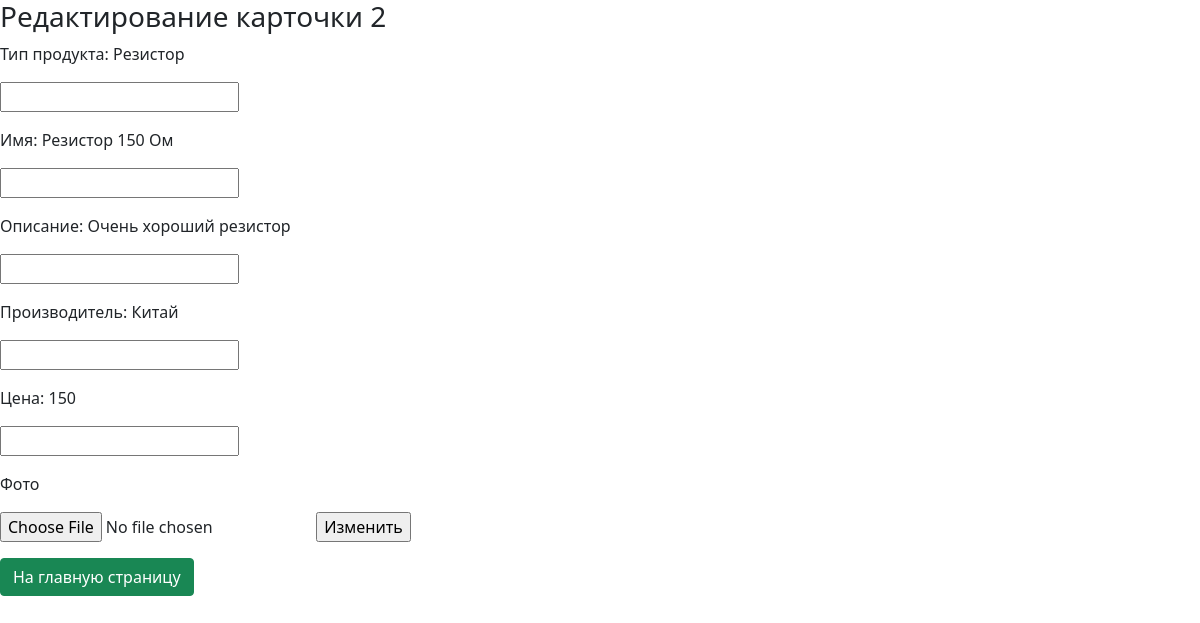
/cards/Edit/2 (signed in), run on the app's committed database.
### models.py (models this page shows)
class Product(db.Model):
   id = db.Column(db.Integer,
                  primary_key=True,
                  autoincrement=True,
                  nullable=False,
                  unique=True)
   p_type = db.Column(db.String(80),
                        unique=False,
                        nullable=False)
   p_name = db.Column(db.String(120),
                     unique=True,
                     nullable=False)
   p_description = db.Column(db.String(80),
                        unique=False,
                        nullable=False)
   p_industry = db.Column(db.String(80),
                        unique=False,
                        nullable=False)
   p_price = db.Column(db.String(80),
                        unique=False,
                        nullable=False)
   p_filename = db.Column(db.String(80),
                        unique=True,
                        nullable=False)
   middle_count = db.Column(db.String(80),
                        unique=False,
                        nullable=False)

### routes.py (the view)
@app.route('/cards/Edit/<int:id>',methods=['GET', 'POST'])
def Edit(id):
    res_f = db.engine.execute(f'SELECT * FROM product WHERE id = {id}')
    for i in res_f:
        l_f = {}
        p = 0
        for a in i:
            l_f[p] = a
            p+=1
    if(session['user_status'] == 'admin'):
        if request.method == 'POST' :
            p_type = request.form.get("product_type")
            p_name = request.form.get("product_name")
            p_description = request.form.get("description")
            p_industry = request.form.get("industry")
            p_price = request.form.get("price")
            f = request.files["file"]
            if p_type != "":
                db.session.execute(f'UPDATE product SET p_type = "{p_type}" WHERE id = {id}')
                db.session.commit()
            if p_name != "":
                db.session.execute(f'UPDATE product SET p_name = "{p_name}" WHERE id = {id}')
                db.session.commit()
            if p_description != "":
                db.session.execute(f'UPDATE product SET p_description = "{p_description}" WHERE id = {id}')
                db.session.commit()
            if p_industry != "":
                 db.session.execute(f'UPDATE product SET p_industry = "{p_industry}" WHERE id = {id}')
                 db.session.commit()
            if p_price != "":
                 db.session.execute(f'UPDATE product SET p_price = "{p_price}" WHERE id = {id}')
                 db.session.commit()
            if f.filename != "":
                db.session.execute(f'UPDATE product SET p_filename = "{f.filename}" WHERE id = {id}')
                db.session.commit()
                os.remove("static/" + l_f[6])
                f.save("static/" + f.filename)
    else:
        return redirect(url_for('login'))
    res = db.engine.execute(f'SELECT * FROM product WHERE id = {id}')
    for i in res:
        l = {}
        p = 0
        for a in i:
            l[p] = a
            p+=1
    return render_template('edit.html', p_id = l[0],p_type = l[1], p_name = l[2],p_description = l[3], p_industry = l[4],p_price =l[5] )

### templates/edit.html (shortened to what this page needs)
<!DOCTYPE html>
<html lang="en">
<head>
   <link href="https://cdn.jsdelivr.net/npm/bootstrap@5.1.0/dist/css/bootstrap.min.css" rel="stylesheet">
</head>
<body>
<h3>Редактирование карточки {{p_id}}</h3>
<form method="post" enctype="multipart/form-data">
    <p>Тип продукта: {{p_type}}<p>
    <input type="text" name="product_type" id="product_type">
    <p>Имя: {{p_name}}<p>
    <input type="text" name="product_name" id="product_name">
    <p>Описание: {{p_description}}<p>
    <input type="text" name="description" id="description">
    <p>Производитель: {{p_industry}}<p>
    <input type="text" name="industry" id="industry" >
    <p>Цена: {{p_price}}<p>
    <input type="text" name="price" id="price">
    <p>Фото<p>
    <input type="file" name="file">
    <input type="submit" value="Изменить">
 </form>
 <button type="button" class="btn btn-success" onclick= " location.href='/' ">На главную страницу </button>
</body>
</html>

### data on the page
Product: p_type "Резистор", p_name "Резистор 150 Ом", p_description "Очень хороший резистор", p_industry "Китай", p_price "150"
